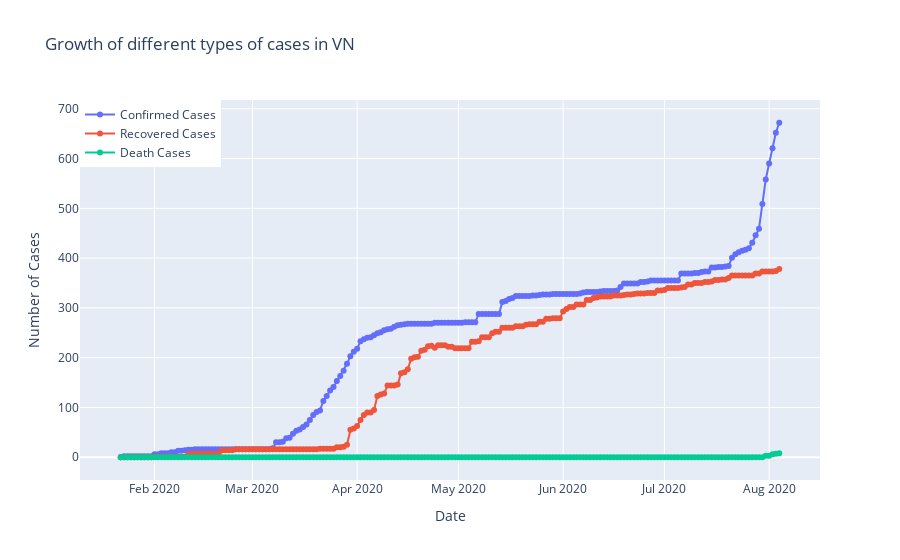

Notebook source saved alongside this figure:
### Code cell
fig=go.Figure()
fig.add_trace(go.Scatter(x=vn_data.Date, y=vn_data["Confirmed"],
                    mode='lines+markers',
                    name='Confirmed Cases'))
fig.add_trace(go.Scatter(x=vn_data.Date, y=vn_data["Recovered"],
                    mode='lines+markers',
                    name='Recovered Cases'))
fig.add_trace(go.Scatter(x=vn_data.Date, y=vn_data["Deaths"],
                    mode='lines+markers',
                    name='Death Cases'))
fig.update_layout(title="Growth of different types of cases in VN",
                 xaxis_title="Date",yaxis_title="Number of Cases",legend=dict(x=0,y=1,traceorder="normal"))
fig.show()

### Figure 1 — Plotly figure (JSON) as saved in the notebook; plotly's stock layout.template omitted (floating-point values rounded to 4 significant figures; data arrays with more than 128 entries replaced by an {"elided": "..."} marker saying what was removed)
{"data": [{"mode": "lines+markers", "name": "Confirmed Cases", "type": "scatter", "x": {"elided": "196 str values"}, "y": {"elided": "196 int values"}}, {"mode": "lines+markers", "name": "Recovered Cases", "type": "scatter", "x": {"elided": "196 str values"}, "y": {"elided": "196 int values"}}, {"mode": "lines+markers", "name": "Death Cases", "type": "scatter", "x": {"elided": "196 str values"}, "y": {"elided": "196 int values"}}], "layout": {"autosize": true, "legend": {"traceorder": "normal", "x": 0, "y": 1}, "title": {"text": "Growth of different types of cases in VN"}, "xaxis": {"autorange": true, "range": ["2020-01-10 07:02:20.4708", "2020-08-15 16:57:39.5292"], "title": {"text": "Date"}, "type": "date"}, "yaxis": {"autorange": true, "range": [-49.22, 721.2], "title": {"text": "Number of Cases"}, "type": "linear"}}}
